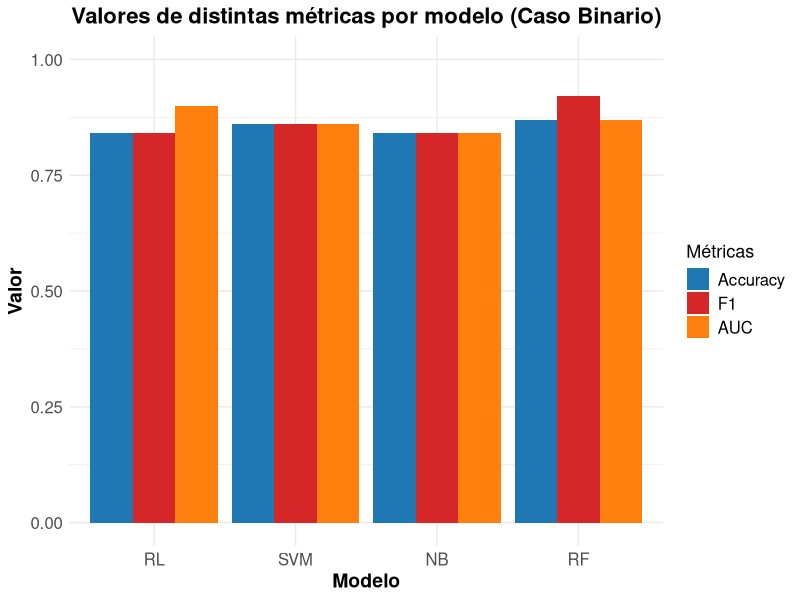
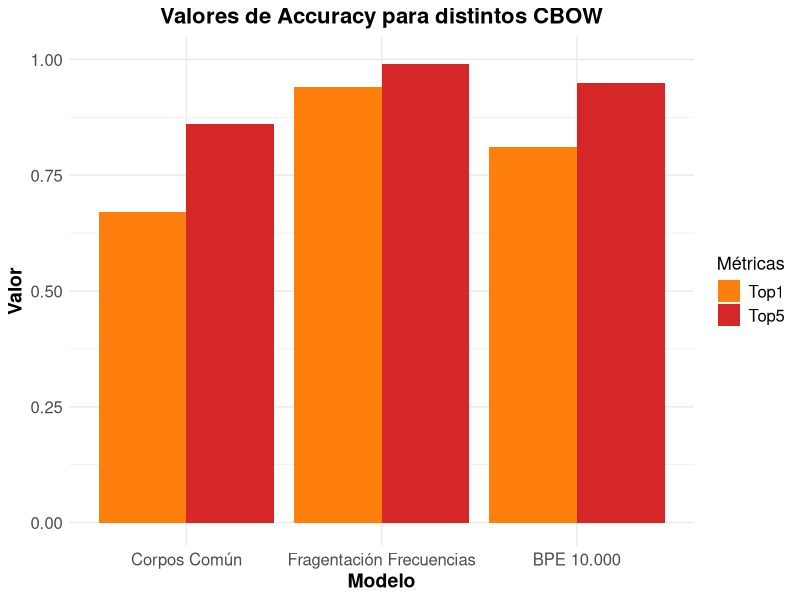
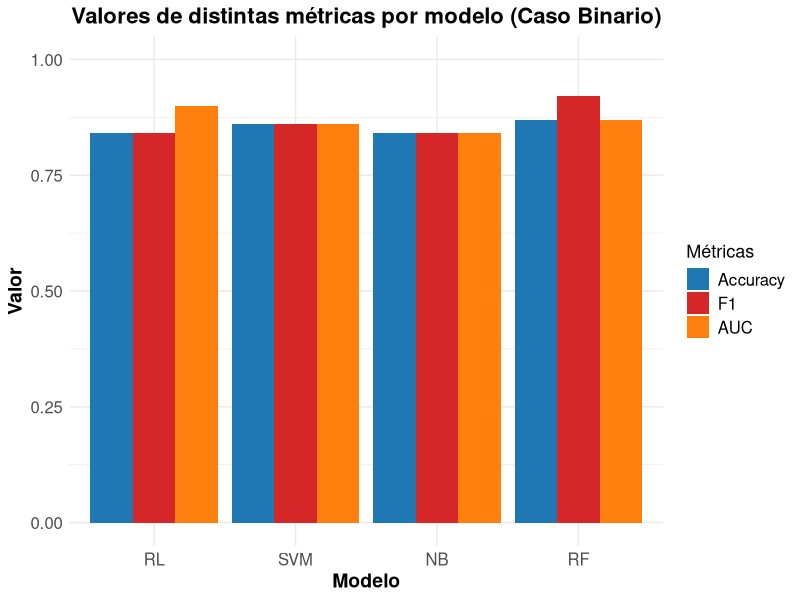
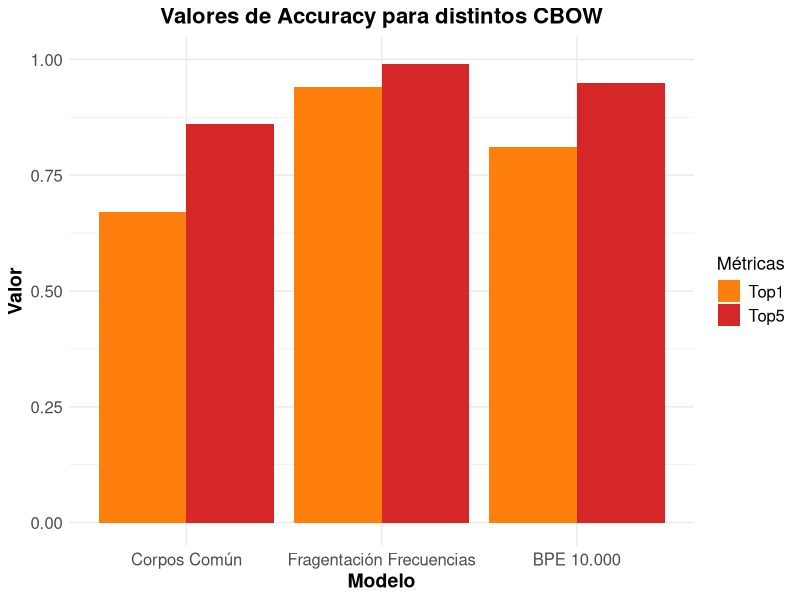

R code for these plots, in order: (Note: this script raises an error after producing the figures.)
## ---- chunk 1
library(ggplot2)
library(dplyr)
library(tidyr)
## ---- chunk 2
# Definimos los modelos y métricas
modelos <- c("RL", "SVM", "NB", "RF")
metrica <- c("Accuracy","F1", "AUC")

# Creamos un data frame con todos los valores simulados
# Creamos un data frame vacío con todas las combinaciones
data <- expand.grid(modelo = modelos, Métricas = metrica)
data$valor <- NA  # aquí completás los valores reales

# Ejemplo de cómo asignar valores manualmente:
data$valor[data$modelo=="RL" & data$Métricas=="Accuracy"] <- 0.84
data$valor[data$modelo=="RL" & data$Métricas=="AUC"] <- 0.90
data$valor[data$modelo=="RL" & data$Métricas=="F1"] <- 0.84


data$valor[data$modelo=="SVM" & data$Métricas=="Accuracy"] <- 0.86
data$valor[data$modelo=="SVM" & data$Métricas=="AUC"] <- 0.86
data$valor[data$modelo=="SVM" & data$Métricas=="F1"] <- 0.86


data$valor[data$modelo=="NB" & data$Métricas=="Accuracy"] <- 0.84
data$valor[data$modelo=="NB" & data$Métricas=="AUC"] <- 0.84
data$valor[data$modelo=="NB" & data$Métricas=="F1"] <- 0.84


data$valor[data$modelo=="RF" & data$Métricas=="Accuracy"] <- 0.87
data$valor[data$modelo=="RF" & data$Métricas=="AUC"] <- 0.87
data$valor[data$modelo=="RF" & data$Métricas=="F1"] <- 0.92

## ---- chunk 3
ggplot(data, aes(x = modelo, y = valor, fill = Métricas)) +
  
  # geom_bar con stat="identity" dibuja las barras con alturas según 'valor'
  # position="dodge" separa las barras de distintas métricas dentro de cada modelo
  geom_bar(stat = "identity", position = "dodge") +
  
  # Personalización de títulos y etiquetas
  labs(
    title = "Valores de distintas métricas por modelo (Caso Binario)",  # Título del gráfico
    x = "Modelo",  # Etiqueta del eje X
    y = "Valor"    # Etiqueta del eje Y
  ) +
  
  # Ajustar eje Y para que vaya de 0 a 1
  scale_y_continuous(limits = c(0, 1)) +
  
  # Cambiar manualmente los colores de cada métrica
  scale_fill_manual(
    values = c(
      "Accuracy" = "#1f77b4",   # azul
      "AUC" = "#ff7f0e",     # verde
      "F1" = "#d62728"          # rojo
    )
  ) +
  
  # Tema minimalista (limpio) y ajustes de texto
  theme_minimal() +
  theme(
    axis.text = element_text(size = 12),
    axis.title = element_text(size = 14, face = "bold"),
    plot.title = element_text(size = 16, face = "bold", hjust = 0.5),
    legend.title = element_text(size = 13),
    legend.text = element_text(size = 12)
  )

ggsave(
  filename = "mejores_modelos_barras_binario.png", # <--- extensión explícita
  plot = last_plot(),                      # o plot = p si lo guardaste en p <- ggplot(...)
  width = 10, height = 6,                  # tamaño en pulgadas
  dpi = 300                                # resolución
)
## ---- chunk 4

modelos <- c("Corpos Común", "Fragentación Frecuencias", "BPE 10.000")
metricas <- c("Top1","Top5")

# Creamos un data frame con todos los valores simulados
# Creamos un data frame vacío con todas las combinaciones
data <- expand.grid(modelo = modelos, Métricas = metricas)
data$valor <- NA  # aquí completás los valores reales

# Ejemplo de cómo asignar valores manualmente:
data$valor[data$modelo=="Corpos Común" & data$Métricas=="Top1"] <- 0.67
data$valor[data$modelo=="Corpos Común" & data$Métricas=="Top5"] <- 0.86



data$valor[data$modelo=="Fragentación Frecuencias" & data$Métricas=="Top1"] <- 0.94
data$valor[data$modelo=="Fragentación Frecuencias" & data$Métricas=="Top5"] <- 0.99



data$valor[data$modelo=="BPE 10.000" & data$Métricas=="Top1"] <- 0.81
data$valor[data$modelo=="BPE 10.000" & data$Métricas=="Top5"] <- 0.95





ggplot(data, aes(x = modelo, y = valor, fill = Métricas)) +
  
  # geom_bar con stat="identity" dibuja las barras con alturas según 'valor'
  # position="dodge" separa las barras de distintas métricas dentro de cada modelo
  geom_bar(stat = "identity", position = "dodge") +
  
  # Personalización de títulos y etiquetas
  labs(
    title = "Valores de Accuracy para distintos CBOW",  # Título del gráfico
    x = "Modelo",  # Etiqueta del eje X
    y = "Valor"    # Etiqueta del eje Y
  ) +
  
  # Ajustar eje Y para que vaya de 0 a 1
  scale_y_continuous(limits = c(0, 1)) +
  
  # Cambiar manualmente los colores de cada métrica
  scale_fill_manual(
    values = c(  
      "Top1" = "#ff7f0e",     # verde
      "Top5" = "#d62728"          # rojo
    )
  ) +
  
  # Tema minimalista (limpio) y ajustes de texto
  theme_minimal() +
  theme(
    axis.text = element_text(size = 12),
    axis.title = element_text(size = 14, face = "bold"),
    plot.title = element_text(size = 16, face = "bold", hjust = 0.5),
    legend.title = element_text(size = 13),
    legend.text = element_text(size = 12)
  )

ggsave(
  filename = "mejores_cbow.png", # <--- extensión explícita
  plot = last_plot(),                      # o plot = p si lo guardaste en p <- ggplot(...)
  width = 10, height = 6,                  # tamaño en pulgadas
  dpi = 300                                # resolución
)
## ---- chunk 5
# Definimos los modelos y métricas
modelos <- c("RL", "SVM", "NB", "RF")
metricas <- c("Accuracy","F1", "AUC")

# Creamos un data frame con todos los valores simulados
# Creamos un data frame vacío con todas las combinaciones
data <- expand.grid(modelo = modelos, Métricas = metricas)
data$valor <- NA  # aquí completás los valores reales

# Ejemplo de cómo asignar valores manualmente:
data2$valor[data$modelo=="RL" & data$Métricas=="Accuracy"] <- 0.87
data2$valor[data$modelo=="RL" & data$Métricas=="AUC"] <- 0.96
data2$valor[data$modelo=="RL" & data$Métricas=="F1"] <- 0.89


data2$valor[data$modelo=="SVM" & data$Métricas=="Accuracy"] <- 0.90
data2$valor[data$modelo=="SVM" & data$Métricas=="AUC"] <- 0.90
data2$valor[data$modelo=="SVM" & data$Métricas=="F1"] <- 0.89


data2$valor[data$modelo=="NB" & data$Métricas=="Accuracy"] <- 0.82
data2$valor[data$modelo=="NB" & data$Métricas=="AUC"] <- 0.91
data2$valor[data$modelo=="NB" & data$Métricas=="F1"] <- 0.83


data2$valor[data$modelo=="RF" & data$Métricas=="Accuracy"] <- 0.94
data2$valor[data$modelo=="RF" & data$Métricas=="AUC"] <- 0.94
data2$valor[data$modelo=="RF" & data$Métricas=="F1"] <- 0.98
## ---- chunk 6
ggplot(data2, aes(x = modelo, y = valor, fill = Métricas)) +
  
  # geom_bar con stat="identity" dibuja las barras con alturas según 'valor'
  # position="dodge" separa las barras de distintas métricas dentro de cada modelo
  geom_bar(stat = "identity", position = "dodge") +
  
  # Personalización de títulos y etiquetas
  labs(
    title = "Valores de distintas métricas por modelo (Caso Multiclase)",  # Título del gráfico
    x = "Modelo",  # Etiqueta del eje X
    y = "Valor"    # Etiqueta del eje Y
  ) +
  
  # Ajustar eje Y para que vaya de 0 a 1
  scale_y_continuous(limits = c(0, 1)) +
  
  # Cambiar manualmente los colores de cada métrica
  scale_fill_manual(
    values = c(
      "Accuracy" = "#1f77b4",   # azul
      "AUC" = "#ff7f0e",     # verde
      "F1" = "#d62728"          # rojo
    )
  ) +
  
  # Tema minimalista (limpio) y ajustes de texto
  theme_minimal() +
  theme(
    axis.text = element_text(size = 12),
    axis.title = element_text(size = 14, face = "bold"),
    plot.title = element_text(size = 16, face = "bold", hjust = 0.5),
    legend.title = element_text(size = 13),
    legend.text = element_text(size = 12)
  )

ggsave(
  filename = "mejores_modelos_barras_multiclase.png", # <--- extensión explícita
  plot = last_plot(),                      # o plot = p si lo guardaste en p <- ggplot(...)
  width = 10, height = 6,                  # tamaño en pulgadas
  dpi = 300                                # resolución
)
## ---- chunk 7
df_metricas <- data.frame(
  n_features = c(1,2,3,4,5,6,7,8,9,10,11),
  
  RL = c(0.625, 0.684, 0.772, 0.771, 0.774, 0.776, 0.775, 0.770, 0.798, 0.819, 0.848),
  
  
  SVM = c(0.813, 0.835, 0.836, 0.839, 0.845, 0.856, 0.866, 0.860, 0.861, 0.864, 0.861),
  
  
  NB = c(0.813, 0.820, 0.767, 0.830, 0.829, 0.852, 0.837, 0.846, 0.846, 0.847, 0.842),
  
  
  RF = c(0.813, 0.810, 0.825, 0.831, 0.850, 0.851, 0.852, 0.863, 0.869, 0.871, 0.876)
)

df_largo <- df_metricas %>%
  pivot_longer(cols = -n_features, names_to = "modelo", values_to = "valor")


ggplot(df_largo, aes(x = n_features, y = valor, color = modelo)) +
  geom_line(linewidth = 1.2) +
  geom_point(size = 2) +
  scale_color_manual(values = c("RL" = "#0072B2", "SVM" = "#E69F00",
                                "NB" = "#009E73", "RF" = "#D55E00")) +
  #scale_y_continuous(limits = c(0,1), breaks = seq(0,1,0.1)) +
  labs(
    x = "Cantidad de características utilizadas",
    y = "Valor de la métrica Accuracy",
    color = "Modelo"
  ) +
  theme_minimal(base_size = 13) +
 theme(
    plot.title = element_text(face = "bold", size = 15, hjust = 0.5),
    plot.subtitle = element_text(hjust = 0.5),
    legend.position = "bottom"
  )

ggsave(
  filename = "evolucion_metrica_binario.png", # <--- extensión explícita
  plot = last_plot(),                      # o plot = p si lo guardaste en p <- ggplot(...)
  width = 10, height = 6,                  # tamaño en pulgadas
  dpi = 300                                # resolución
)


## ---- chunk 8
df_metricas <- data.frame(
  n_features = c(1,2,3,4,5,6,7,8,9,10,11),
  
  RL = c(0.6674561179216918, 0.7287718226628976, 0.8081795625760568, 0.8088901752442101, 0.8165282848227433, 0.8247238281934364, 0.823477799716844, 0.8412763801487753, 0.8791948994038572, 0.8910422319132918, 0.9050989388752362),
  
  
  SVM = c(0.8148149068852366, 0.8248699044940363, 0.8597482847280423, 0.8979466454536414, 0.9068137373278218, 0.9125817388051572, 0.9105715915924447, 0.9136641712951782, 0.9129774706308507, 0.9175357851423591, 0.9229747006264472),
  
  
  NB = c(0.8066048032349864, 0.8523922657689009, 0.8685135730215776, 0.8889307546249604, 0.9036279955111723, 0.910264760335431, 0.9119151621044457, 0.9130739472799505, 0.914544653891501, 0.914398340838388, 0.9138213749638953
),
  
  
  RF = c(0.8054155953615447, 0.8817918377203574, 0.9004269831574263, 0.9030170556510457, 0.9108809087508464, 0.9213537745453169, 0.918867754781217, 0.9205354394836901, 0.9221846574901391, 0.9290975941209616, 0.9293864321869776
)
)

df_largo <- df_metricas %>%
  pivot_longer(cols = -n_features, names_to = "modelo", values_to = "valor")


ggplot(df_largo, aes(x = n_features, y = valor, color = modelo)) +
  geom_line(linewidth = 1.2) +
  geom_point(size = 2) +
  scale_color_manual(values = c("RL" = "#0072B2", "SVM" = "#E69F00",
                                "NB" = "#009E73", "RF" = "#D55E00")) +
  #scale_y_continuous(limits = c(0,1), breaks = seq(0,1,0.1)) +
  labs(
    x = "Cantidad de características utilizadas",
    y = "Valor de la métrica AUC",
    color = "Modelo"
  ) +
  theme_minimal(base_size = 13) +
 theme(
    plot.title = element_text(face = "bold", size = 15, hjust = 0.5),
    plot.subtitle = element_text(hjust = 0.5),
    legend.position = "bottom"
  )

ggsave(
  filename = "evolucion_metrica_binario_auc.png", # <--- extensión explícita
  plot = last_plot(),                      # o plot = p si lo guardaste en p <- ggplot(...)
  width = 10, height = 6,                  # tamaño en pulgadas
  dpi = 300                                # resolución
)
## ---- chunk 9
df_metricas <- data.frame(
  n_features = c(1,2,3,4,5,6,7,8,9,10,11),
  
  RL = c(0.6141772059572574, 0.6780695132923875, 0.7688423655641852, 0.767981724594958, 0.7723135305501734, 0.7747874333594168, 0.773703939047668, 0.7685801215693772, 0.797867437973271, 0.8189781014534552, 0.8481736661738084),
  
  
  SVM = c(0.8132637793874651, 0.8334848199732923, 0.8345477555359174, 0.8381772647902105, 0.8442909326910135, 0.8555033406348512, 0.8652650875044445, 0.8596932030396053, 0.860725991007248, 0.8640398996202487, 0.8609447576506198
),
  
  
  NB = c(0.8132637793874651, 0.8174727264449, 0.7684967535803041, 0.8297238020151344, 0.8288465524904923, 0.852520210122608, 0.8376133218204774, 0.8463223989371528, 0.8463747190900712, 0.8474483959357674, 0.8420104423540213
),
  
  
  RF = c(0.8132637793874651, 0.8102963685184893, 0.824643952428168, 0.8305864728565121, 0.8496850386585949, 0.8513364622428952, 0.8520982168889699, 0.8632279639148029, 0.8687452926017285, 0.8708951688530023, 0.8764684525774896)
)

df_largo <- df_metricas %>%
  pivot_longer(cols = -n_features, names_to = "modelo", values_to = "valor")


ggplot(df_largo, aes(x = n_features, y = valor, color = modelo)) +
  geom_line(linewidth = 1.2) +
  geom_point(size = 2) +
  scale_color_manual(values = c("RL" = "#0072B2", "SVM" = "#E69F00",
                                "NB" = "#009E73", "RF" = "#D55E00")) +
  #scale_y_continuous(limits = c(0,1), breaks = seq(0,1,0.1)) +
  labs(
    x = "Cantidad de características utilizadas",
    y = "Valor de la métrica F1",
    color = "Modelo"
  ) +
  theme_minimal(base_size = 13) +
 theme(
    plot.title = element_text(face = "bold", size = 15, hjust = 0.5),
    plot.subtitle = element_text(hjust = 0.5),
    legend.position = "bottom"
  )

ggsave(
  filename = "evolucion_metrica_binario_f1.png", # <--- extensión explícita
  plot = last_plot(),                      # o plot = p si lo guardaste en p <- ggplot(...)
  width = 10, height = 6,                  # tamaño en pulgadas
  dpi = 300                                # resolución
)
## ---- chunk 10
df_metricas <- data.frame(
  n_features = c(1,2,3,4,5,6,7,8,9,10,11,12,13,14,15,16,17,18,19,20,21),
  
  SVM = c(0.7995271867612294, 0.8567375886524824, 0.8595744680851063, 0.8609929078014185, 0.8921985815602838, 0.902127659574468, 0.9073286052009456, 0.9087470449172577, 0.9148936170212767, 0.9148936170212766, 0.9148936170212766, 0.9153664302600474, 0.9130023640661937, 0.9134751773049645, 0.9125295508274232, 0.9101654846335696, 0.9115839243498819, 0.9134751773049645, 0.9153664302600474, 0.9153664302600474, 0.913002364066194),
  
  
  RL = c(0.7721040189125296, 0.808983451536643, 0.8141843971631205, 0.825531914893617, 0.8212765957446807, 0.8212765957446807, 0.8543735224586289, 0.8657210401891253, 0.8657210401891252, 0.876595744680851, 0.8775413711583926, 0.8789598108747045, 0.8799054373522459, 0.8799054373522459, 0.8832151300236406, 0.8836879432624114, 0.8955082742316784, 0.8964539007092199, 0.8973995271867612, 0.8964539007092197, 0.897872340425532 ),
  
  
  NB = c(0.6609929078014185, 0.8037825059101655, 0.8316784869976359, 0.8387706855791961, 0.8373522458628841, 0.83451536643026, 0.8293144208037825, 0.8241134751773049, 0.826950354609929, 0.8278959810874704, 0.8278959810874704, 0.8387706855791963, 0.8364066193853429, 0.8373522458628841, 0.8382978723404255, 0.8335697399527187, 0.8307328605200948, 0.8316784869976359, 0.8260047281323877, 0.8288416075650119, 0.8222222222222223 ),
  
  
  RF = c(0.8023640661938535, 0.8680851063829786, 0.885579196217494, 0.926241134751773, 0.9375886524822695, 0.9408983451536643, 0.939952718676123, 0.9385342789598109, 0.941371158392435, 0.9390070921985816, 0.9404255319148935, 0.9404255319148935, 0.9423167848699764, 0.9418439716312058, 0.9394799054373522, 0.9446808510638298, 0.9437352245862884, 0.9451536643026005, 0.9418439716312058, 0.941371158392435, 0.9423167848699763 )
)

df_largo <- df_metricas %>%
  pivot_longer(cols = -n_features, names_to = "modelo", values_to = "valor")


ggplot(df_largo, aes(x = n_features, y = valor, color = modelo)) +
  geom_line(linewidth = 1.2) +
  geom_point(size = 2) +
  scale_color_manual(values = c("RL" = "#0072B2", "SVM" = "#E69F00",
                                "NB" = "#009E73", "RF" = "#D55E00")) +
  #scale_y_continuous(limits = c(0,1), breaks = seq(0,1,0.1)) +
  labs(
    x = "Cantidad de características utilizadas",
    y = "Valor de la métrica Accuracy",
    color = "Modelo"
  ) +
  theme_minimal(base_size = 13) +
 theme(
    plot.title = element_text(face = "bold", size = 15, hjust = 0.5),
    plot.subtitle = element_text(hjust = 0.5),
    legend.position = "bottom"
  )

ggsave(
  filename = "evolucion_metrica_multiclase.png", # <--- extensión explícita
  plot = last_plot(),                      # o plot = p si lo guardaste en p <- ggplot(...)
  width = 10, height = 6,                  # tamaño en pulgadas
  dpi = 300                                # resolución
)
## ---- chunk 11
df_metricas <- data.frame(
  n_features = c(1,2,3,4,5,6,7,8,9,10,11,12,13,14,15,16,17,18,19,20,21),
  
  RL = c(0.6732955725424616, 0.8409109902358018, 0.8449567294384742, 0.8546731680679629, 0.8683982882295277, 0.8683982882295277, 0.9240753518150437, 0.9456698773762765, 0.9443901514599471, 0.9497636325873113, 0.9496461604672362, 0.9509315563223067, 0.9528114620167607, 0.9527846849660649, 0.9551854634251405, 0.9546844489830926, 0.9596607477075596, 0.9614592842904349, 0.9619576521756338, 0.9646595343484247, 0.964611017718779 ),
  
  
  SVM = c(0.7202985809279848, 0.8168045362769287, 0.8263715349269607, 0.8824574181080859, 0.9260685231740646, 0.973308805529389, 0.974275376451744, 0.9735904804310291, 0.9727103824183315, 0.9741795506047202, 0.9734269188943404, 0.9741911738570156, 0.9735008415404321, 0.9734711843339949, 0.9732751769169603, 0.9731620628866693, 0.973505845785604, 0.9751608821931501, 0.9749884000753998, 0.9749946534261685, 0.9750708764477451),
  
  
  NB = c(0.7740750262918096, 0.8428523337768821, 0.9082385850020875, 0.9293150776001008, 0.930513738334473, 0.9316732793316035, 0.9266869157774289, 0.9268027665722551, 0.9268231668467279, 0.9239763010590737, 0.9222821975698808, 0.9278390405273396, 0.9263463398033481, 0.9222019184964957, 0.9210137647243976, 0.9249326407791136, 0.9211566424127134, 0.919851457987747, 0.9158259983218388, 0.9143249980107567, 0.9109408354075471
 ),
  
  
  RF = c(0.826601673141061, 0.8954437872345113, 0.9240108324595511, 0.960534301489169, 0.9707742412669547, 0.9768823019612529, 0.9762809187210072, 0.9841480717245148, 0.9834336397884156, 0.985270319451649, 0.9846280951243587, 0.9859797783001685, 0.9863724450340954, 0.9856269456682225, 0.98586859958728, 0.9868349341755887, 0.9873892866500398, 0.9878448341818442, 0.9862469209147477, 0.9866879656568491, 0.9868478611746336)
)

df_largo <- df_metricas %>%
  pivot_longer(cols = -n_features, names_to = "modelo", values_to = "valor")


ggplot(df_largo, aes(x = n_features, y = valor, color = modelo)) +
  geom_line(linewidth = 1.2) +
  geom_point(size = 2) +
  scale_color_manual(values = c("RL" = "#0072B2", "SVM" = "#E69F00",
                                "NB" = "#009E73", "RF" = "#D55E00")) +
  #scale_y_continuous(limits = c(0,1), breaks = seq(0,1,0.1)) +
  labs(
    x = "Cantidad de características utilizadas",
    y = "Valor de la métrica AUC",
    color = "Modelo"
  ) +
  theme_minimal(base_size = 13) +
 theme(
    plot.title = element_text(face = "bold", size = 15, hjust = 0.5),
    plot.subtitle = element_text(hjust = 0.5),
    legend.position = "bottom"
  )

ggsave(
  filename = "evolucion_metrica_multiclase_auc.png", # <--- extensión explícita
  plot = last_plot(),                      # o plot = p si lo guardaste en p <- ggplot(...)
  width = 10, height = 6,                  # tamaño en pulgadas
  dpi = 300                                # resolución
)
## ---- chunk 12
df_metricas <- data.frame(
  n_features = c(1,2,3,4,5,6,7,8,9,10,11,12,13,14,15,16,17,18,19,20,21),
  
  RL = c(0.6882039515535867, 0.7638638415868833, 0.7764759107921277, 0.791689078358605, 0.789188990716118, 0.789188990716118, 0.8445147285925916, 0.8592342728088715, 0.859710991345902, 0.871575982524895, 0.8726222297410979, 0.874091321451742, 0.875940499377324, 0.875940499377324, 0.8792413504637684, 0.8797997167472598, 0.8924239968488459, 0.8936384590615555, 0.8944217071982921, 0.8937003029456358, 0.8952626055481904
 ),
  
  
  SVM = c(0.7510574643034261, 0.8382010048941988, 0.8359371700182336, 0.837955021947681, 0.8822804947396389, 0.8996256960450797, 0.9055692414301383, 0.907271729355273, 0.9133577411546344, 0.9132581307231682, 0.9132087546825172, 0.9137645308044025, 0.911084103417385, 0.9113982149735923, 0.910152735489647, 0.9075018767268197, 0.908960467236756, 0.9109750171704574, 0.9128864996979738, 0.9128864996979738, 0.9105259184135146
),
  
  
  NB = c(0.681818748313796, 0.7404425181565303, 0.8342535483190516, 0.844874812977529, 0.8460560740968711, 0.8439947684730773, 0.8399696869546132, 0.8365787588787539, 0.8391107799035471, 0.8398307901026003, 0.840220347041831, 0.850122877922144, 0.848000187178196, 0.8487638892972212, 0.84981448368688, 0.8456509530326798, 0.8430376108847764, 0.8444993266654122, 0.8400545903470237, 0.8432756355995371, 0.8380614383898563
 ),
  
  
  RF = c(0.7770813341996465, 0.8574504578708559, 0.8825658834417336, 0.9243698481647383, 0.9360569208481346, 0.9397100679938276, 0.9386569359667934, 0.9373063993166237, 0.9404718938774816, 0.9378664505160501, 0.9396246083615647, 0.9392048733713796, 0.9408359132529878, 0.9404291023200834, 0.9378218255285107, 0.9431778897915816, 0.9424400745980229, 0.9435812170701109, 0.9400230212968556, 0.9395359732577522, 0.9406205330450073 )
)

df_largo <- df_metricas %>%
  pivot_longer(cols = -n_features, names_to = "modelo", values_to = "valor")


ggplot(df_largo, aes(x = n_features, y = valor, color = modelo)) +
  geom_line(linewidth = 1.2) +
  geom_point(size = 2) +
  scale_color_manual(values = c("RL" = "#0072B2", "SVM" = "#E69F00",
                                "NB" = "#009E73", "RF" = "#D55E00")) +
  #scale_y_continuous(limits = c(0,1), breaks = seq(0,1,0.1)) +
  labs(
    x = "Cantidad de características utilizadas",
    y = "Valor de la métrica F1",
    color = "Modelo"
  ) +
  theme_minimal(base_size = 13) +
 theme(
    plot.title = element_text(face = "bold", size = 15, hjust = 0.5),
    plot.subtitle = element_text(hjust = 0.5),
    legend.position = "bottom"
  )

ggsave(
  filename = "evolucion_metrica_multiclase_F1.png", # <--- extensión explícita
  plot = last_plot(),                      # o plot = p si lo guardaste en p <- ggplot(...)
  width = 10, height = 6,                  # tamaño en pulgadas
  dpi = 300                                # resolución
)
## ---- chunk 13
df_box <- data.frame(
  grupo = rep(c("A", "B", "C"), each = 50),
  valor = c(rnorm(50, 5), rnorm(50, 7), rnorm(50, 9))
)

ggplot(df_box, aes(x = grupo, y = valor, fill = grupo)) +
  geom_boxplot() +
  labs(title = "Diagrama de caja", x = "Grupo", y = "Valor") +
  theme_minimal()

## ---- chunk 14
ggplot(data, aes(x = "", y = valor, fill = categoria)) +
  geom_bar(stat = "identity", width = 1) +
  coord_polar("y", start = 0) +
  labs(title = "Gráfico de pastel") +
  theme_void()

## ---- chunk 15

## ---- chunk 16

## ---- chunk 17

## ---- chunk 18

